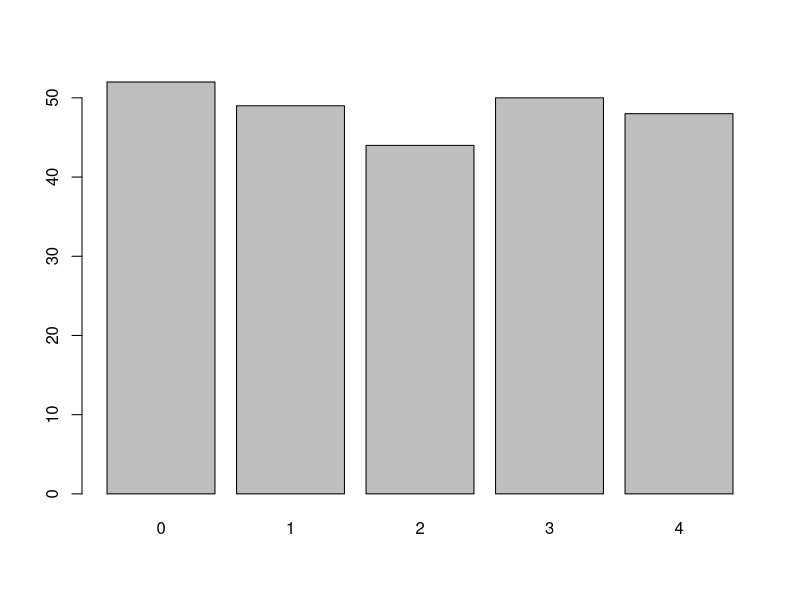
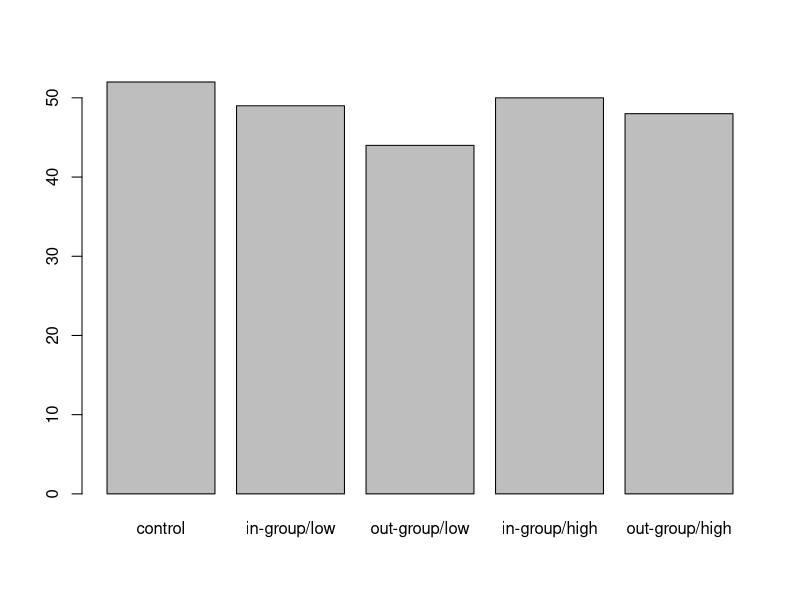
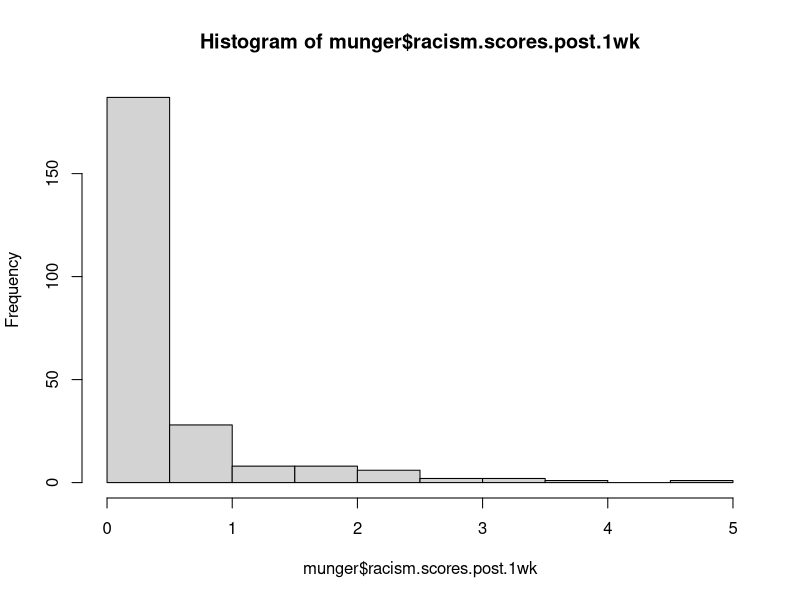
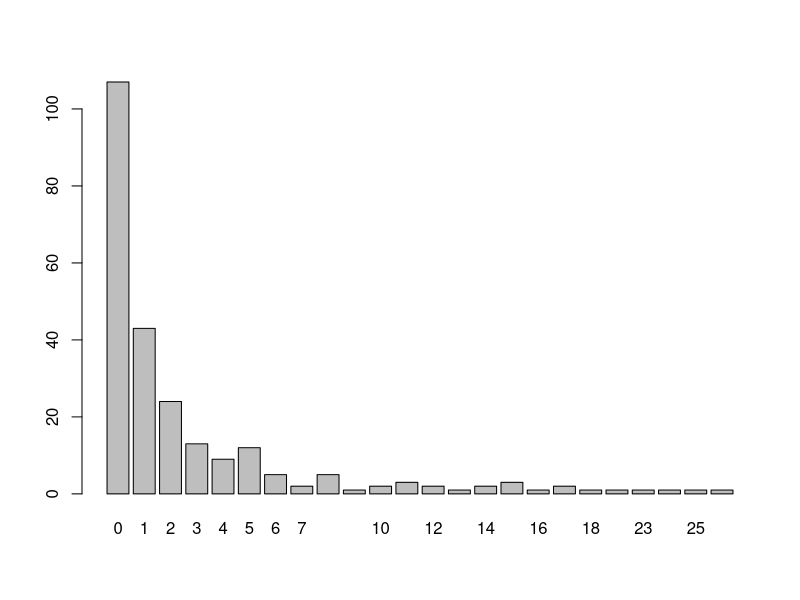
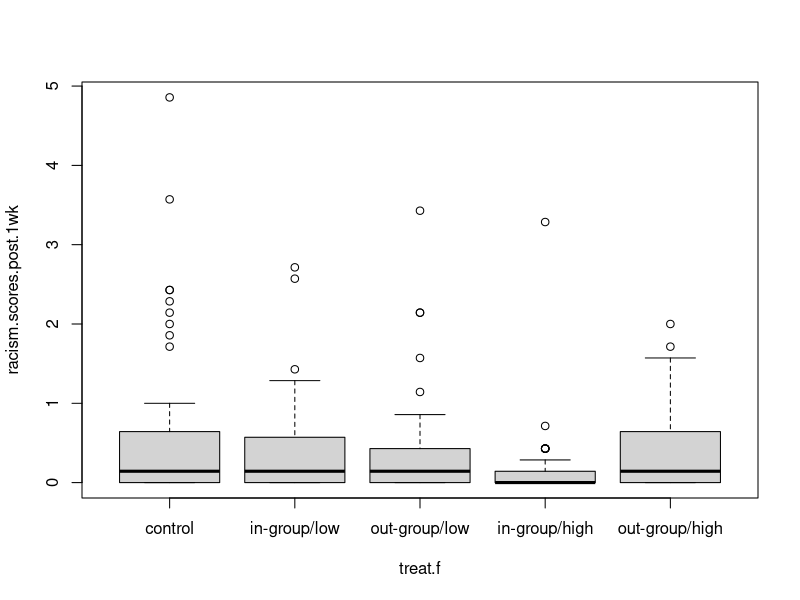
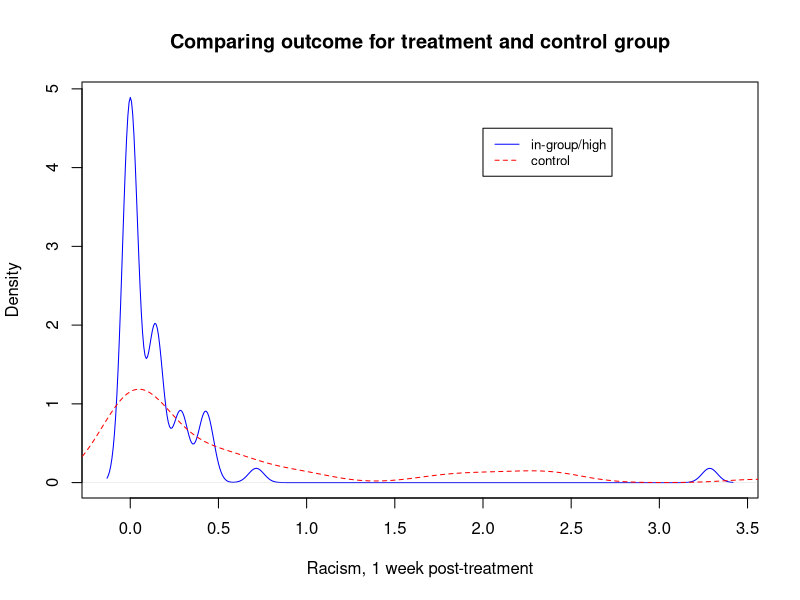
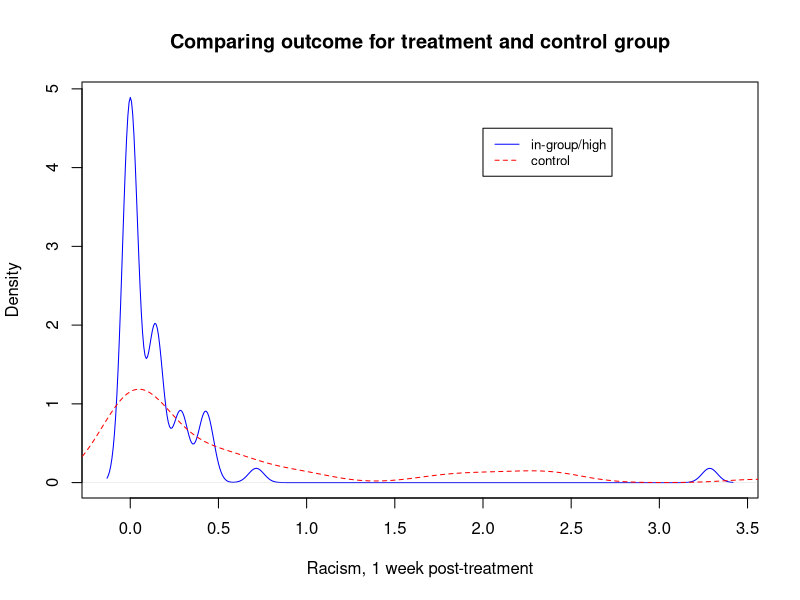
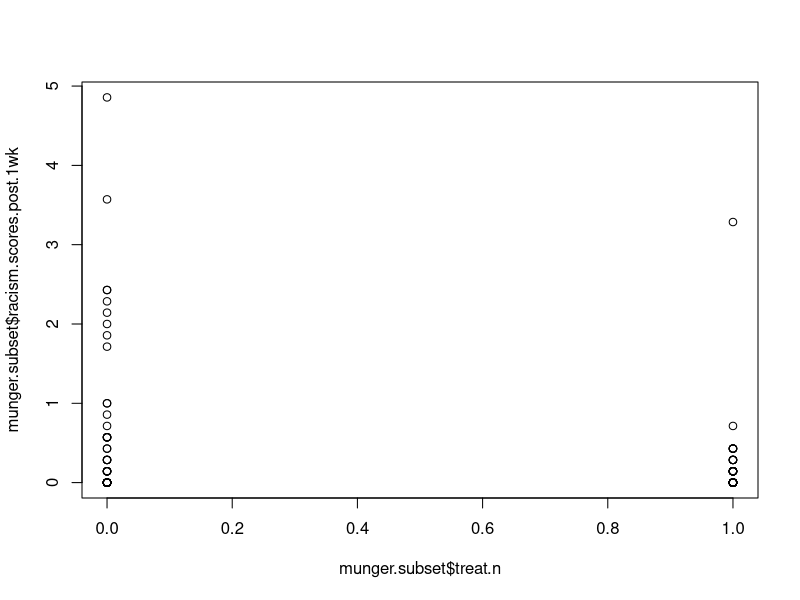

Generate these figures, in order, with R:
## ---- chunk 1
knitr::opts_chunk$set(echo = FALSE)
library(viridis)
## ---- chunk 2
munger <- read.csv("data/munger_tweetment_2017_data.csv")
summary(munger)
## ---- chunk 3
barplot(table(munger$treat.f))
## ---- chunk 4
str(munger$treat.f)
## ---- chunk 5
munger$treat.f <- as.factor(munger$treat.f)
# 0 = control
# 1 = in-group, low followers
# 2 = out-group, low followers
# 3 = in-group, high followers
# 4 = out-group, high followers
levels(munger$treat.f) <- c("control", 
                            "in-group/low",
                            "out-group/low",
                            "in-group/high",
                            "out-group/high")
## ---- chunk 6
barplot(table(munger$treat.f))
## ---- chunk 7
hist(munger$racism.scores.post.1wk)
## ---- chunk 8
barplot(table(munger$racism.scores.post.1wk * 7))
## ---- chunk 9
boxplot(racism.scores.post.1wk ~ treat.f, 
        data = munger)
## ---- chunk 10
munger.twogroup <- subset(munger, subset = treat.f %in% c("control", "in-group/high"))
dim(munger.twogroup)
## ---- chunk 11
plot(density(munger[munger$treat.f == "in-group/high", "racism.scores.post.1wk"]), 
     col = "blue", 
     lty = 1,
     main = "Comparing outcome for treatment and control group",
     xlab = "Racism, 1 week post-treatment")
lines(density(munger[munger$treat.f == "control", "racism.scores.post.1wk"]),
      col = "red", 
      lty = 2)
legend(2, 4.5, legend = c("in-group/high", "control"),
       col = c("blue", "red"), lty = 1:2, cex = 0.8)
## ---- chunk 12
plot(density(munger[munger$treat.f == "in-group/high", "racism.scores.post.1wk"]), 
     col = "blue", 
     lty = 1,
     main = "Comparing outcome for treatment and control group",
     xlab = "Racism, 1 week post-treatment")
lines(density(munger[munger$treat.f == "control", "racism.scores.post.1wk"]),
      col = "red", 
      lty = 2)
legend(2, 4.5, legend = c("in-group/high", "control"),
       col = c("blue", "red"), lty = 1:2, cex = 0.8)
## ---- chunk 13
y.treat <- mean(munger[munger$treat.f == "in-group/high", "racism.scores.post.1wk"])
y.control <- mean(munger[munger$treat.f == "control", "racism.scores.post.1wk"])
est.ate <- y.treat - y.control
print(paste("y.treat:", y.treat))
print(paste("y.control:", y.control))
print(paste("est.ate:", est.ate))
## ---- chunk 14
n.treat <- sum(munger$treat.f == "in-group/high")
n.control <- sum(munger$treat.f == "control")
est.var.treat <- var(munger[munger$treat.f == "in-group/high", "racism.scores.post.1wk"]) / n.treat
est.var.control <- var(munger[munger$treat.f == "control", "racism.scores.post.1wk"]) / n.control
est.se.ate <- sqrt(est.var.treat + est.var.control)

print(paste("est.se.ate:", est.se.ate))
## ---- chunk 15
# 95% interval, rather than 1.96 you could use qnorm(0.975), see Imai Table 7.1 for other values
lower.ci.95 <- est.ate - 1.96 * est.se.ate
upper.ci.95 <- est.ate + 1.96 * est.se.ate

print("Estimated 95 percent confidence interval:")
print(c(lower.ci.95, upper.ci.95))
## ---- chunk 16
munger.subset <- subset(munger, 
                        subset = treat.f %in% 
                          c("control", "in-group/high"))
munger.subset$treat.n <- NA
cases.ih <- munger.subset$treat.f == "in-group/high"
munger.subset[cases.ih, "treat.n"] <- 1
cases.c <- munger.subset$treat.f == "control"
munger.subset[cases.c, "treat.n"] <- 0
## ---- chunk 17
plot(munger.subset$treat.n, munger.subset$racism.scores.post.1wk)
## ---- chunk 18
plot(munger.subset$treat.n, munger.subset$racism.scores.post.1wk, 
     ylab = "Racist tweets per day",
     xaxt = "n",
     xlim = c(-0.5, 1.5), 
     xlab = "")
axis(side = 1, at = c(0, 1), labels = c("Control", "Treatment"))
# For more, see: https://www.statmethods.net/advgraphs/axes.html
## ---- chunk 19
plot(munger.subset$treat.n, munger.subset$racism.scores.post.1wk, 
     ylab = "Racist tweets per day",
     xaxt = "n",
     xlim = c(-0.5, 1.5), 
     xlab = "")
axis(side = 1, at = c(0, 1), labels = c("Control", "Treatment"))
fit <- lm(racism.scores.post.1wk ~ treat.n,
          data = munger.subset)
abline(fit)
## ---- chunk 20
fit <- lm(racism.scores.post.1wk ~ treat.n,
          data = munger.subset)
## ---- chunk 21
print(fit)
print(paste("y.treat:", y.treat))
print(paste("y.control:", y.control))
## ---- chunk 22
par(pty = "s")
plot(x = munger[munger$treat.f == "control", "racism.scores.pre.2mon"],
     y = munger[munger$treat.f == "control", "racism.scores.post.1wk"], 
     xlim = c(0, 5), 
     ylim = c(0, 5),
     xlab = "Racism before", 
     ylab = "Racism after",
     main = "Control cases only")
## ---- chunk 23
plot(munger.subset$treat.n, munger.subset$racism.scores.pre.2mon, 
     ylab = "Racist tweets per day (pre-treatment)",
     xaxt = "n",
     xlim = c(-0.5, 1.5), 
     xlab = "")
axis(side = 1, at = c(0, 1), labels = c("Control", "Treatment"))
fit <- lm(racism.scores.post.1wk ~ treat.n,
          data = munger.subset)
## ---- chunk 24
plot(jitter(munger.subset$treat.n), jitter(munger.subset$racism.scores.pre.2mon), 
     ylab = "Racist tweets per day (pre-treatment)",
     xaxt = "n",
     xlim = c(-0.5, 1.5), 
     xlab = "")
axis(side = 1, at = c(0, 1), labels = c("Control", "Treatment"))
fit <- lm(racism.scores.post.1wk ~ treat.n,
          data = munger.subset)
## ---- chunk 25
munger.subset$treat.f <- droplevels(munger.subset$treat.f)
plot(munger.subset$racism.scores.pre.2mon, 
     munger.subset$racism.scores.post.1wk, 
     col = c("red", "blue")[munger.subset$treat.f],
     xlab = "Racism, pre-treatment", 
     ylab = "Racism, post-treatment")
# for more on colors, see https://stackoverflow.com/questions/7466023/how-to-give-color-to-each-class-in-scatter-plot-in-r

legend(0, 4.9, legend = c("control", "treatment"),
       col = c("blue", "red"), lty = 1, cex = 0.8)


fit <- lm(racism.scores.post.1wk ~ racism.scores.pre.2mon + treat.n,
          data = munger.subset)
abline(a = coef(fit)["treat.n"] + coef(fit)["(Intercept)"],
       b = coef(fit)["racism.scores.pre.2mon"], col = "blue")
abline(a = coef(fit)["(Intercept)"],
       b = coef(fit)["racism.scores.pre.2mon"], col = "red")
## ---- chunk 26
fit1 <- lm(racism.scores.post.1wk ~ 
             racism.scores.pre.2mon + treat.n,
           data = munger.subset)
## ---- chunk 27
# Based on https://stackoverflow.com/questions/26372138/beamer-presentation-rstudio-change-font-size-for-chunk
knitr::knit_hooks$set(mysize = function(before, options, envir) {
  if (before) 
    return(options$size)
})
## ---- chunk 28
lm(racism.scores.post.1wk ~ racism.scores.pre.2mon + treat.n,
           data = munger.subset)
## ---- chunk 29
lm(racism.scores.post.1wk ~ treat.n,
          data = munger.subset)
## ---- chunk 30
munger$control <- ifelse(munger$treat.f == "control",
                         1, 0)
munger$in.low <- ifelse(munger$treat.f == "in-group/low",
                         1, 0)
munger$out.low <- ifelse(munger$treat.f == "out-group/low",
                         1, 0)
munger$in.high <- ifelse(munger$treat.f == "in-group/high",
                         1, 0)
munger$out.high <- ifelse(munger$treat.f == "out-group/high",
                         1, 0)
## ---- chunk 31
# Based on https://stackoverflow.com/questions/26372138/beamer-presentation-rstudio-change-font-size-for-chunk
knitr::knit_hooks$set(mysize = function(before, options, envir) {
  if (before) 
    return(options$size)
})
## ---- chunk 32
head(munger[, 
            c("treat.f", "control", "in.low", "out.low", "in.high", "out.high")], 
     n = 10)
## ---- chunk 33
lm(racism.scores.post.1wk ~ racism.scores.pre.2mon +
    in.low + out.low + in.high + out.high + control,
   data = munger)
## ---- chunk 34
lm(racism.scores.post.1wk ~ racism.scores.pre.2mon +
    in.low + out.low + in.high + out.high,
   data = munger)
## ---- chunk 35
library(viridis)
plot(munger$racism.scores.pre.2mon, 
     munger$racism.scores.post.1wk,
     col = viridis(n = 5)[munger$treat.f],
     xlab = "Racism, pre-treatment", 
     ylab = "Racism, post-treatment")
# for more on colors, see https://stackoverflow.com/questions/7466023/how-to-give-color-to-each-class-in-scatter-plot-in-r
## ---- chunk 36
library(viridis)
plot(munger$racism.scores.pre.2mon, 
     munger$racism.scores.post.1wk,
     col = viridis(n = 5)[munger$treat.f],
     xlab = "Racism, pre-treatment", 
     ylab = "Racism, post-treatment")
# for more on colors, see https://stackoverflow.com/questions/7466023/how-to-give-color-to-each-class-in-scatter-plot-in-r


fit <- lm(racism.scores.post.1wk ~ racism.scores.pre.2mon + in.low + out.low + in.high + out.high, data = munger)

# should have a way to automatically map lines to colors, would be easy with ggplot2, will do manually
color.vec <- viridis(n = 5)[munger$treat.f]
control.col <- color.vec[min(which(munger$treat.f == "control"))]
in.high.col <- color.vec[min(which(munger$treat.f == "in-group/high"))]
in.low.col <- color.vec[min(which(munger$treat.f == "in-group/low"))]
out.low.col <- color.vec[min(which(munger$treat.f == "out-group/low"))]
out.high.col <- color.vec[min(which(munger$treat.f == "out-group/high"))]

abline(a = coef(fit)["(Intercept)"],
       b = coef(fit)["racism.scores.pre.2mon"], 
       col = control.col)
abline(a = coef(fit)["(Intercept)"] + coef(fit)["in.low"],
       b = coef(fit)["racism.scores.pre.2mon"], 
       col = in.low.col)
abline(a = coef(fit)["(Intercept)"] + coef(fit)["out.low"],
       b = coef(fit)["racism.scores.pre.2mon"], 
       col = out.low.col)
abline(a = coef(fit)["(Intercept)"] + coef(fit)["in.high"],
       b = coef(fit)["racism.scores.pre.2mon"], 
       col = in.high.col)
abline(a = coef(fit)["(Intercept)"] + coef(fit)["out.high"],
       b = coef(fit)["racism.scores.pre.2mon"], 
       col = out.high.col)

legend(0, 4.9, 
       legend = c("control", "in.low", "out.low", "in.high", "out.high.col"),
       col = c(control.col, in.low.col, out.low.col, in.high.col, out.high.col),
       lty = 1, cex = 0.8)
## ---- chunk 37
# Based on https://stackoverflow.com/questions/26372138/beamer-presentation-rstudio-change-font-size-for-chunk
knitr::knit_hooks$set(mysize = function(before, options, envir) {
  if (before) 
    return(options$size)
})
## ---- chunk 38
lm(racism.scores.post.1wk ~ racism.scores.pre.2mon + in.low + out.low + in.high + out.high, data = munger)
## ---- chunk 39
# Based on https://stackoverflow.com/questions/26372138/beamer-presentation-rstudio-change-font-size-for-chunk
knitr::knit_hooks$set(mysize = function(before, options, envir) {
  if (before) 
    return(options$size)
})
## ---- chunk 40
lm(racism.scores.post.1wk ~ racism.scores.pre.2mon + in.low + out.low + in.high + out.high, data = munger)
## ---- chunk 41
library(viridis)
plot(munger$racism.scores.pre.2mon, 
     munger$racism.scores.post.1wk,
     col = viridis(n = 5)[munger$treat.f],
     xlab = "Racism, pre-treatment", 
     ylab = "Racism, post-treatment")
# for more on colors, see https://stackoverflow.com/questions/7466023/how-to-give-color-to-each-class-in-scatter-plot-in-r


fit <- lm(racism.scores.post.1wk ~ racism.scores.pre.2mon + in.low + out.low + in.high + out.high, data = munger)

# should have a way to automatically map lines to colors, would be easy with ggplot2, will do manually
color.vec <- viridis(n = 5)[munger$treat.f]
control.col <- color.vec[min(which(munger$treat.f == "control"))]
in.high.col <- color.vec[min(which(munger$treat.f == "in-group/high"))]
in.low.col <- color.vec[min(which(munger$treat.f == "in-group/low"))]
out.low.col <- color.vec[min(which(munger$treat.f == "out-group/low"))]
out.high.col <- color.vec[min(which(munger$treat.f == "out-group/high"))]

abline(a = coef(fit)["(Intercept)"],
       b = coef(fit)["racism.scores.pre.2mon"], 
       col = control.col)
abline(a = coef(fit)["(Intercept)"] + coef(fit)["in.low"],
       b = coef(fit)["racism.scores.pre.2mon"], 
       col = in.low.col)
abline(a = coef(fit)["(Intercept)"] + coef(fit)["out.low"],
       b = coef(fit)["racism.scores.pre.2mon"], 
       col = out.low.col)
abline(a = coef(fit)["(Intercept)"] + coef(fit)["in.high"],
       b = coef(fit)["racism.scores.pre.2mon"], 
       col = in.high.col)
abline(a = coef(fit)["(Intercept)"] + coef(fit)["out.high"],
       b = coef(fit)["racism.scores.pre.2mon"], 
       col = out.high.col)

legend(0, 4.9, 
       legend = c("control", "in.low", "out.low", "in.high", "out.high.col"),
       col = c(control.col, in.low.col, out.low.col, in.high.col, out.high.col),
       lty = 1, cex = 0.8)
